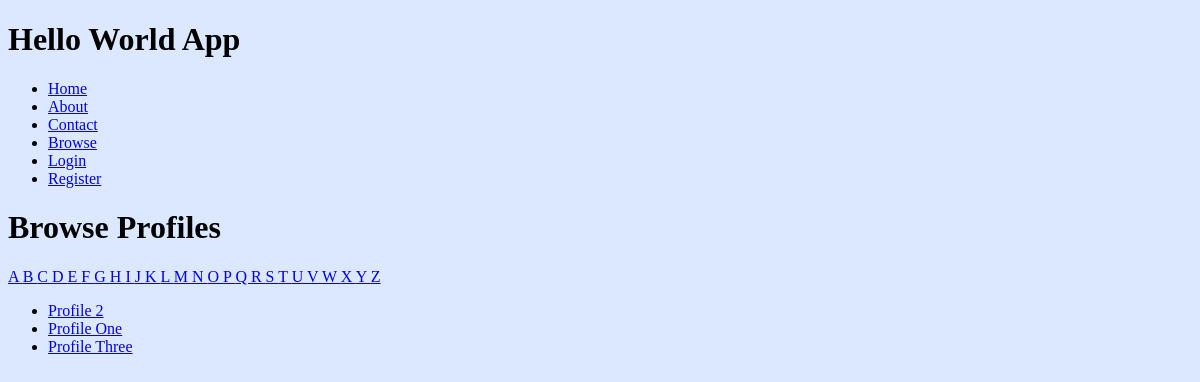
Page /browse/name/ on the earlier database version.
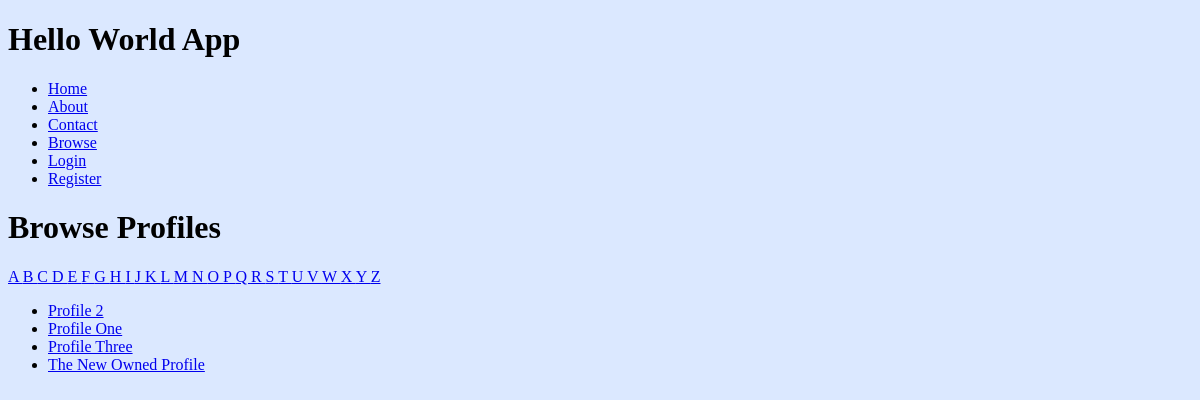
Same page on the later database version.
### collection/models.py (models this page shows)
class Profile(models.Model):
    name = models.CharField(max_length=255)
    description = models.TextField()
    slug = models.SlugField(unique=True)
    user = models.OneToOneField(User, blank=True, null=True)

### collection/views.py (the view)
def browse_by_name(request, initial=None):
    if initial:
        profiles = Profile.objects.filter(
            name__istartswith=initial).order_by('name')
    else:
        profiles = Profile.objects.all().order_by('name')
    return render(request, 'search/search.html', {
    'profiles': profiles,
    'initial': initial,
    })

### collection/templates/search/search.html (shortened to what this page needs)
{% extends 'base.html' %}
{% block content %}
  <h1>
    Browse Profiles
  </h1>
  {% for letter in 'abcdefghijklmnopqrstuvwxyz' %}
  <a href="{% url 'browse_by_name' initial=letter %}"
    {% if initial == letter %}class="active"{% endif %}>
    {{ letter|upper }}
  </a>
  {% endfor %}
  <ul>
    {% for profile in profiles %}
    <li><a href="{% url 'profile_detail' slug=profile.slug %}">
      {{ profile.name }}
    </a></li>
    {% empty %}
    <li>Sorry, no results!</li>
    {% endfor %}
  </ul>
{% endblock content %}

Differences in the rows shown:
added Profile: name "The New Owned Profile"
